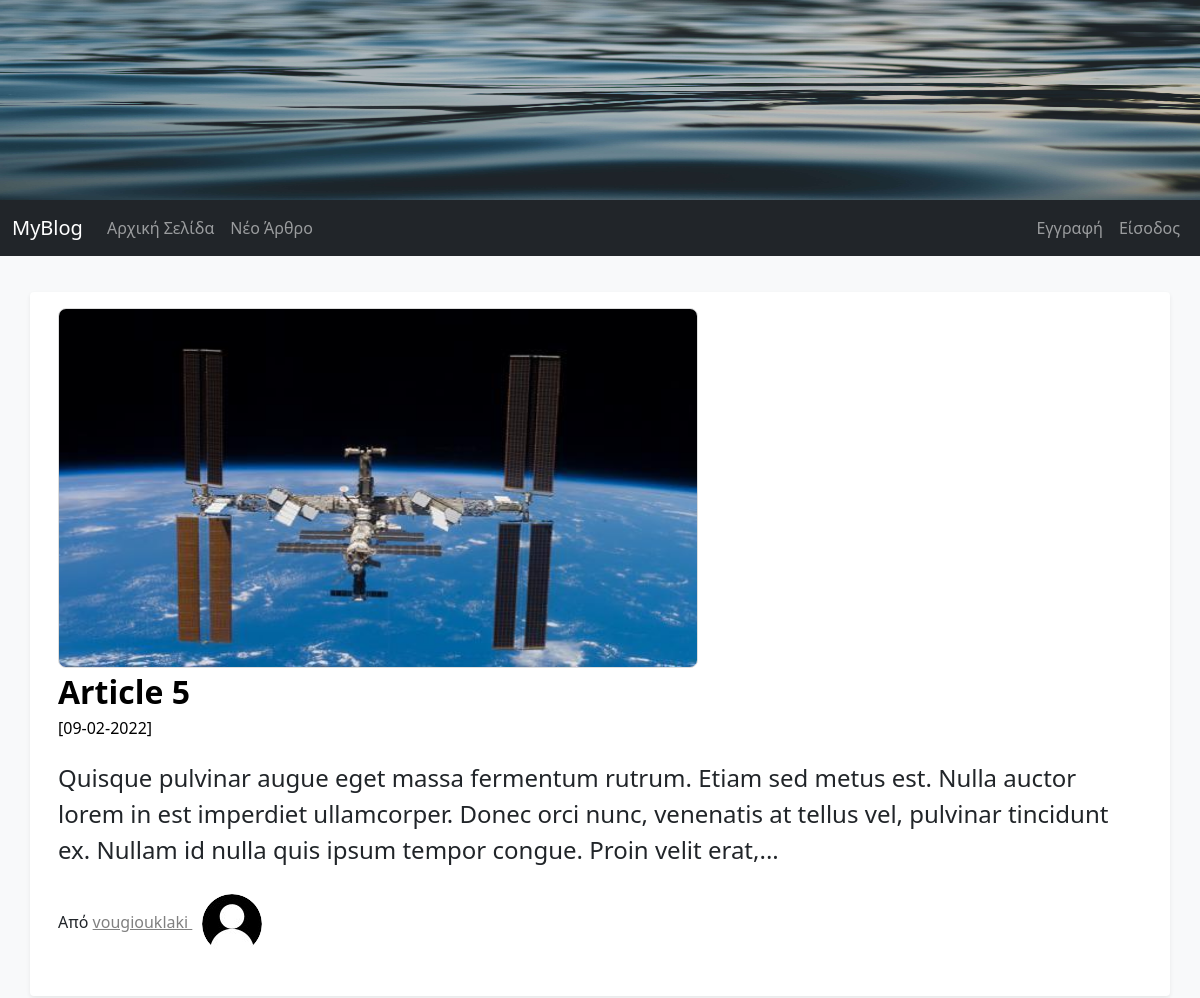
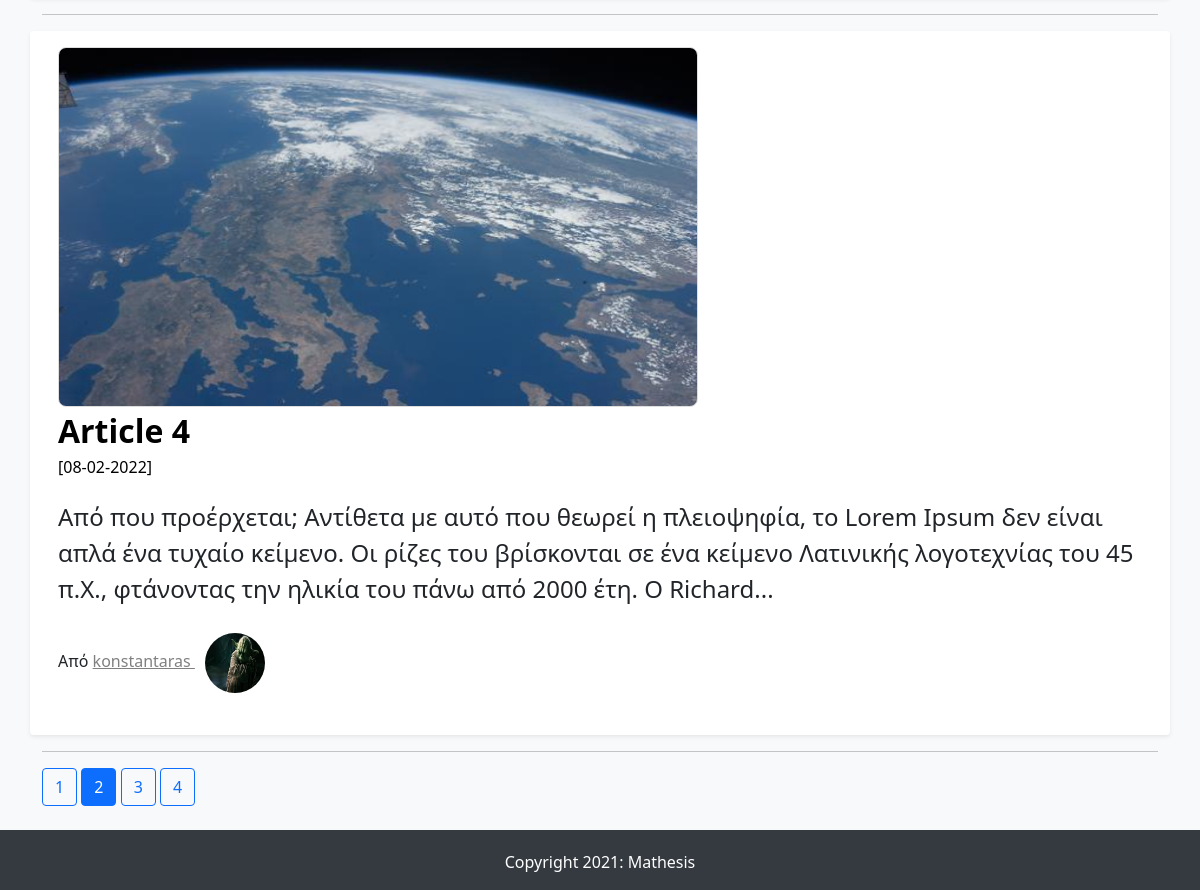
Screenshot of /?page=2 with the database file from the repository (2 pictures, top to bottom).
### FlaskBlogApp/models.py (models this page shows, shortened)
class Article(db.Model):
    id = db.Column(db.Integer, primary_key=True)
    article_title = db.Column(db.String(50), nullable=False)
    article_body = db.Column(db.Text(), nullable=False)
    article_image = db.Column(db.String(30), default='default_article_image.jpg', nullable=False)
    date_created = db.Column(db.DateTime, default=datetime.utcnow, nullable=False)
    user_id = db.Column(db.Integer, db.ForeignKey('user.id'), nullable=False) # user.id of the table not of the class

class User(db.Model, UserMixin): # UserMixin extends class to flask-login capabilities
    id = db.Column(db.Integer, primary_key=True)
    username = db.Column(db.String(15), unique=True, nullable=False)
    email = db.Column(db.String(150), unique=True, nullable=False)
    password = db.Column(db.String(36), nullable=False)
    profile_image = db.Column(db.String(30), default='default_profile_image.jpg')
    articles = db.relationship('Article', backref='author', lazy=True) # Article - relationship with the model not the table

### FlaskBlogApp/routes.py (the view)
@app.route ("/index/")
@app.route ("/")
def root():
    page = request.args.get("page", 1, type=int) # default page=1, type=integer
    articles = Article.query.order_by(Article.date_created.desc()).paginate(per_page=2, page=page) #to show only 2 articles per page
    return render_template("index.html", articles=articles)

### FlaskBlogApp/templates/index.html (shortened to what this page needs)
{% extends "base.html" %}
{% block content %}
  {% if articles %}
      {% for article in articles.items %}
          <div class="row my-3 p-3 bg-body rounded shadow-sm">
            <div class="col col-md-12">
              {% if article.article_image and article.article_image != 'default_article_image.jpg' %}
                <img src="{{ url_for('static', filename='images/articles_images/'+article.article_image) }}" alt="" class="img-responsive a_image" width="640px" height="360px">
              {% endif %}
            </div>
            <div class="col col-md-12">
              <div class="main-article-title">
                <a class="article_title"
                href="{{ url_for('full_article', article_id=article.id) }}">{{ article.article_title | safe }}
                </a>
              </div>
              <small class="article_date">[{{ article.date_created.strftime('%d-%m-%Y') }}]</small>
              <p class="main-article-partial-text">
                {{ article.article_body | truncate(255) | safe }}
              </p>
              <p class="">Από
                <span>
                  <a class="author-name" href="{{ url_for('articles_by_author', author_id=article.author.id) }}"> {{ article.author.username }}
                    <img class="rounded-circle profile-image" alt="{{ article.author.username }}" src="{{ url_for('static', filename='images/profiles_images/'+article.author.profile_image) }}" data-holder-rendered="true" data-bs-toggle="tooltip" data-bs-placement="top" title="{{ article.author.username }}">
                  </a>
                </span>
              </p>
            </div>
          </div>
          <hr>
      {% endfor %}
      {% for page_number in articles.iter_pages(left_edge=1, right_edge=1, left_current=1, right_current=2) %}
        {% if page_number %}
          {% if articles.page == page_number %}
            <a class="btn btn-primary" href="{{ url_for('root', page=page_number) }}"> {{ page_number }} </a>
          {% else %}
            <a class="btn btn-outline-primary" href="{{ url_for('root', page=page_number) }}"> {{ page_number }} </a>
          {% endif%}
        {% else %}
          <span>...</span>
        {% endif %}
      {% endfor %}
  {% endif %}
{% endblock content %}

### FlaskBlogApp/static/css/styles.css (style rules this page uses)
body { background-color: #f8f9fa; }
.main-article-title { font-size: 2em; font-weight: bold; text-decoration: none; color: black; }
.article_date,.article_date:hover { font-size: 1em; color: black; }
.main-article-partial-text,.main-article-full-text { font-size: 1.5em; margin-top: 20px; }
.author-name:link { color: gray; }
.article_title:link, .article_title:hover, .article_title:visited { text-decoration: none; color: black; }
.main-article-category:hover,.main-article-title:hover,.author-name { text-decoration: underline; color: black; }
.row { margin-top: 20px; }
.profile-image { width: 60px; height: 60px; margin: 10px; }
.a_image { border: 1px solid #ddd; border-radius: 8px; }

### rows the page displays
Article: article_image (picture), article_title "Article 5", date_created "09-02-2022", article_body "Quisque pulvinar augue eget massa fermentum rutrum. Etiam sed metus est. Nulla auctor lorem in est imperdiet ullamcorper. Donec orci nunc, venenatis at tellus vel, pulvinar tincidunt ex. Nullam id nulla quis ipsum tempor congue. Proin velit erat,...", author.username "vougiouklaki", profile_image (placeholder picture)
Article: article_image (picture), article_title "Article 4", date_created "08-02-2022", article_body "Από που προέρχεται; Αντίθετα με αυτό που θεωρεί η πλειοψηφία, το Lorem Ipsum δεν είναι απλά ένα τυχαίο κείμενο. Οι ρίζες του βρίσκονται σε ένα κείμενο Λατινικής λογοτεχνίας του 45 π.Χ., φτάνοντας την ηλικία του πάνω από 2000 έτη. Ο Richard...", author.username "konstantaras", profile_image (picture)

### other values shown
{{ page_number }} "1" "3" "4"
{{ page_number }} "2"
